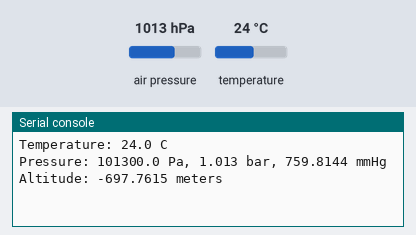
Simulated run of this program. Board: Raspberry Pi Pico running MicroPython. Parts: the last lines printed to the serial console. The inputs (shaded band) are chosen by the test bench; at power-on: air pressure 1013 hPa, temperature 24 °C. Library files of the repository ran but are not shown: bmp280.py.

Above: at 1.2 s.
1.3 s: air pressure set to 952 hPa
6.3 s: temperature set to 12 °C
At 10.3 s:
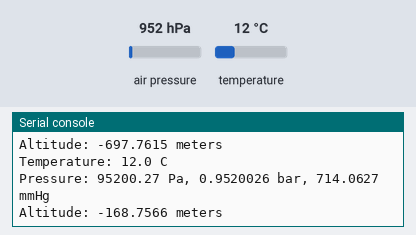
11.3 s: air pressure set to 975 hPa
At 20.4 s:
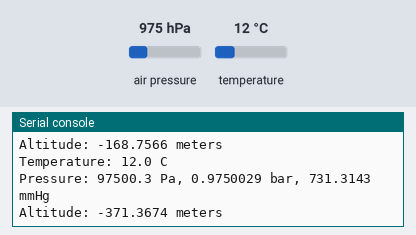

Measured:
- after the input at 6.3 s, the serial console: prints a new line after 3.7 s (image 1)
- after the input at 11.3 s, the serial console: prints a new line after 8.7 s (image 2)

The program:

pi_pico_temp_pressao_bmp280.py
```python
from machine import Pin, I2C
from bmp280 import *
import time
import math

bus = I2C(0, scl=Pin(1), sda=Pin(0), freq=200000)
bmp = BMP280(bus)

bmp.use_case(BMP280_CASE_INDOOR)

# Altitude média de São Carlos, SP, em metros (689 metros)
altitude_sao_carlos = 689.0

while True:
    pressure = bmp.pressure
    p_bar = pressure / 100000
    p_mmHg = pressure / 133.322
    temperature = bmp.temperature

    # Convertendo a pressão do sensor para a pressão ao nível do mar em São Carlos-SP
    sea_level_pressure = pressure / math.pow(1 - altitude_sao_carlos / 44330.0, 5.255)

    # Cálculo da altitude com base na pressão ao nível do mar em São Carlos
    altitude = 44330.0 * (1 - math.pow(sea_level_pressure / 101325.0, 1/5.255))

    print("Temperature: {} C".format(temperature))
    print("Pressure: {} Pa, {} bar, {} mmHg".format(pressure, p_bar, p_mmHg))
    print("Altitude: {} meters".format(altitude))

    time.sleep(10)
```
